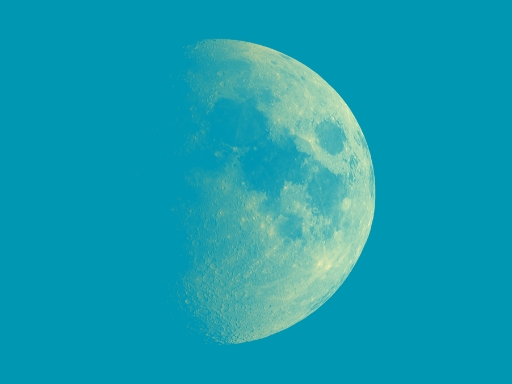
#> input picture opencv_basic/Histograms/blue-moon.jpg, 512 x 384 px
$ python histogram_matching.py   (older library calls are emulated)
#> lines starting #> are read from the running program, lines starting #| are printed output that depends on the picture
import cv2
import numpy as np
from skimage.exposure import match_histograms


def hist_match(source_img, template_img, multichannel):
    if multichannel:
        # Initialize output image
        matched_img = np.zeros_like(source_img)
        # Process each channel separately
        for channel in range(source_img.shape[2]):
            matched_img[:,:,channel] = hist_match(source_img[:,:,channel], template_img[:,:,channel], False)
        return matched_img
    else:
        # Compute the histograms and the cumulative histograms
        source_hist, _ = np.histogram(source_img.flatten(), 256, [0,256])
        template_hist, _ = np.histogram(template_img.flatten(), 256, [0,256])

        source_cumulative_hist = source_hist.cumsum()
        template_cumulative_hist = template_hist.cumsum()

        # Normalize the cumulative histograms
        source_cumulative_hist = (source_cumulative_hist - source_cumulative_hist.min()) * 255 / (source_cumulative_hist.max() - source_cumulative_hist.min())
        template_cumulative_hist = (template_cumulative_hist - template_cumulative_hist.min()) * 255 / (template_cumulative_hist.max() - template_cumulative_hist.min())

        # Use the cumulative histograms to map the values from the source image to the template image
        pixel_map = np.round(np.interp(source_cumulative_hist, template_cumulative_hist, np.arange(256))).astype('uint8')
        matched_img = pixel_map[source_img]

        return matched_img

# Load the source and template images
source_img = cv2.imread('blue-moon.jpg')
#> source_img is the input picture: shape (384, 512, 3); mean B, G, R 176.7, 157.4, 20.1
template_img = cv2.imread('purple-moon.jpg')
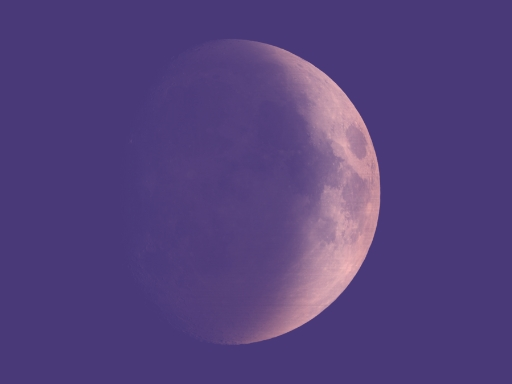
#> input picture opencv_basic/Histograms/purple-moon.jpg, 512 x 384 px
#> template_img is the input picture: shape (384, 512, 3); mean B, G, R 124.2, 65.4, 84.5

# Match the histograms
# matched_img = hist_match(source_img, template_img, True)
matched_img = match_histograms(source_img, template_img, multichannel=True)
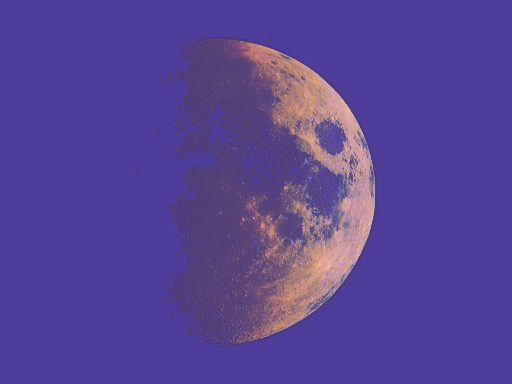
#> matched_img: shape (384, 512, 3); mean B, G, R 149.2, 68, 88.5


# Save the result
cv2.imshow('matched', matched_img)
cv2.imshow('source', source_img)
cv2.imshow('template', template_img)
cv2.waitKey(0)
cv2.destroyAllWindows()
